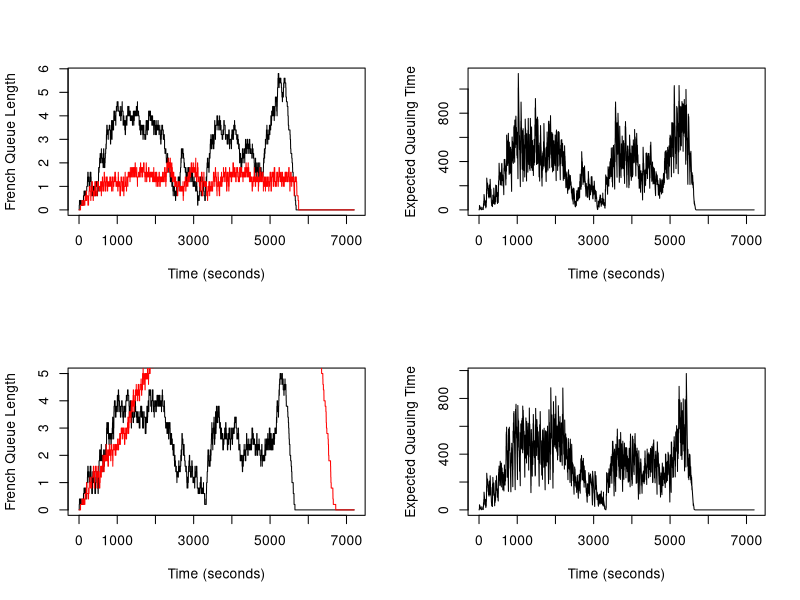

Generate this figure with R:
qsim <- function(mf, mb, a.rate, trb, trf, tmb, tmf, maxb) {

  set.seed(11)
  
  # Initialize state variables
  # Create a vector representing the number of cars waiting in each respective french queue
  french_queues <- rep(0,mf)
  # Creates a vector corresponding to the processing time of the front car in each respective French queue
  # Initialize this at 0 to indicate that there is no processing time elapsed for any car in the queue
  french_times <- rep(0,mf)
  # Do the same for the British queues and time 
  british_queues <- rep(0,mb)
  british_times <- rep(0,mb)
  #Initialize the empty vectors 
  nf <- numeric()
  nb <- numeric()
  eq <- numeric() 
  
  for (t in 1:7200) {
    # Generate Poisson arrivals only within the first 90 minutes
    if (t <= 5400) {  # 60x90mins = 5400s
      num_arrivals <- rpois(1, a.rate)
      # Assign the num_arrivals to the shortest french queues using which.min 
      french_queues[which.min(french_queues)] <- french_queues[which.min(french_queues)] + num_arrivals
    }
    
    # For each individual queue at the French border
    # Processing cars from the french station to the British station 
    for (i in 1:mf) {
      if (french_times[i] < 0) { # 
        french_times[i] <- 0 # Assign french time for each station to 0 
        # Condition checks if the total sum of all British queues is less than the total capacity 
        if(sum(british_queues) < (mb * maxb)) {
          # If condition met, a processed car in the french queue will move into the British queue
          # Need to check if the french car has actually been processed
          # Reduce the length for a selected French queue
          french_queues[i] <- french_queues[i] - 1
          # Store the indexes of British queues that are available 
          available_british <- which(british_queues < maxb)
          # Assign the processed french car to the shortest British queue
          # Do this by applying the which.min to the available British queues 
          # Finally, apply the index to obtain the shortest British queue
          target_british <- available_british[which.min(british_queues[available_british])]
          # Update the shortest British queue by 1
          british_queues[target_british] <- british_queues[target_british] + 1
          } 
      }
      
      # Condition 1: Check whether the french queue has cars waiting and
      # Condition 2: If the processing time for the front car in the queue has elapsed 
      # If both conditions are true, the French queue is not empty and the front car has been processed
      if (french_queues[i] > 0 && french_times[i] == 0) {
        # store a uniformly generated processing time for each car of the front car in each respective queue
        french_times[i] <- runif(1, tmf, tmf + trf)
      }
    }
    
    # British station  
    for (i in 1:mb) {
      if(british_times[i] < 0) {
        british_times[i] <- 0
        british_queues[i] <- british_queues[i]-1
      }
      
      if (british_queues[i] > 0 && british_times[i] == 0) {
        british_times[i] <- runif(1,tmb, tmb + trb)
      }
    }
    
    # Expected waiting time at the start of the French queue
    eq[t] <- sum(french_queues) * mean(french_times[french_times >= 0])
    
    # Record queue lengths
    nf[t] <- mean(french_queues)
    nb[t] <- mean(british_queues)
    
    
    # Update processing times
    for (i in 1:mf) {
      if (french_times[i] > 0){
        french_times[i] <- french_times[i] - 1
      }
    }
    
    for (i in 1:mb) {
      if (british_times[i] > 0){
        british_times[i] <- british_times[i] - 1
      }
    }
  }
  return(list(nf = nf, nb = nb, eq = eq))
}

sim <- qsim(mf=5,mb=5,a.rate=.1,trb=40,trf=40,tmb=30,tmf=30,maxb=20); sim
sim_40 <- qsim(mf=5,mb=5,a.rate=.1,trb=40,trf=40,tmb=40,tmf=30,maxb=20); sim_40

# Plot
# Set up a 2x2 grid for plots
par(mfrow = c(2, 2))  

# Plot 1: French and British queue lengths over time
plot(1:7200, sim$nf, type = "l", xlab = "Time (seconds)", ylab = "French Queue Length")
lines(1:7200, sim$nb, col = "red")
# legend("topright", legend = c("French Queue", "British Queue"), col = c("black", "red"), lty = 1)

# Plot 2: Expected queuing time over time
plot(1:7200, sim$eq, type = "l", xlab = "Time (seconds)", ylab = "Expected Queuing Time")

# Plot 3: French and British queue lengths over time
plot(1:7200, sim_40$nf, type = "l", xlab = "Time (seconds)", ylab = "French Queue Length")
lines(1:7200, sim_40$nb, col = "red")
# legend("topright", legend = c("French Queue", "British Queue"), col = c("black", "red"), lty = 1)

# Plot 4: Expected queuing time over time
plot(1:7200, sim_40$eq, type = "l", xlab = "Time (seconds)", ylab = "Expected Queuing Time")

